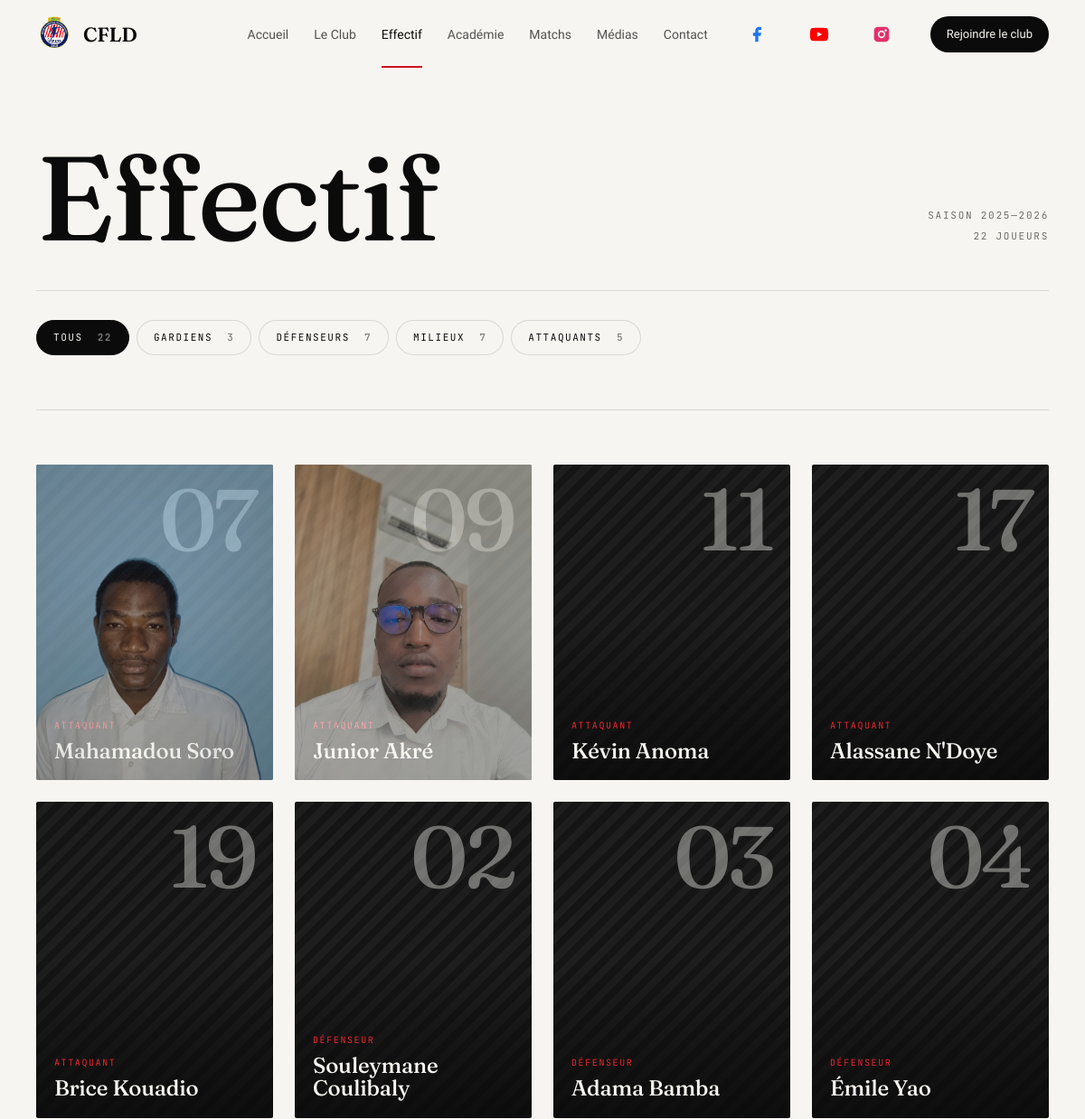
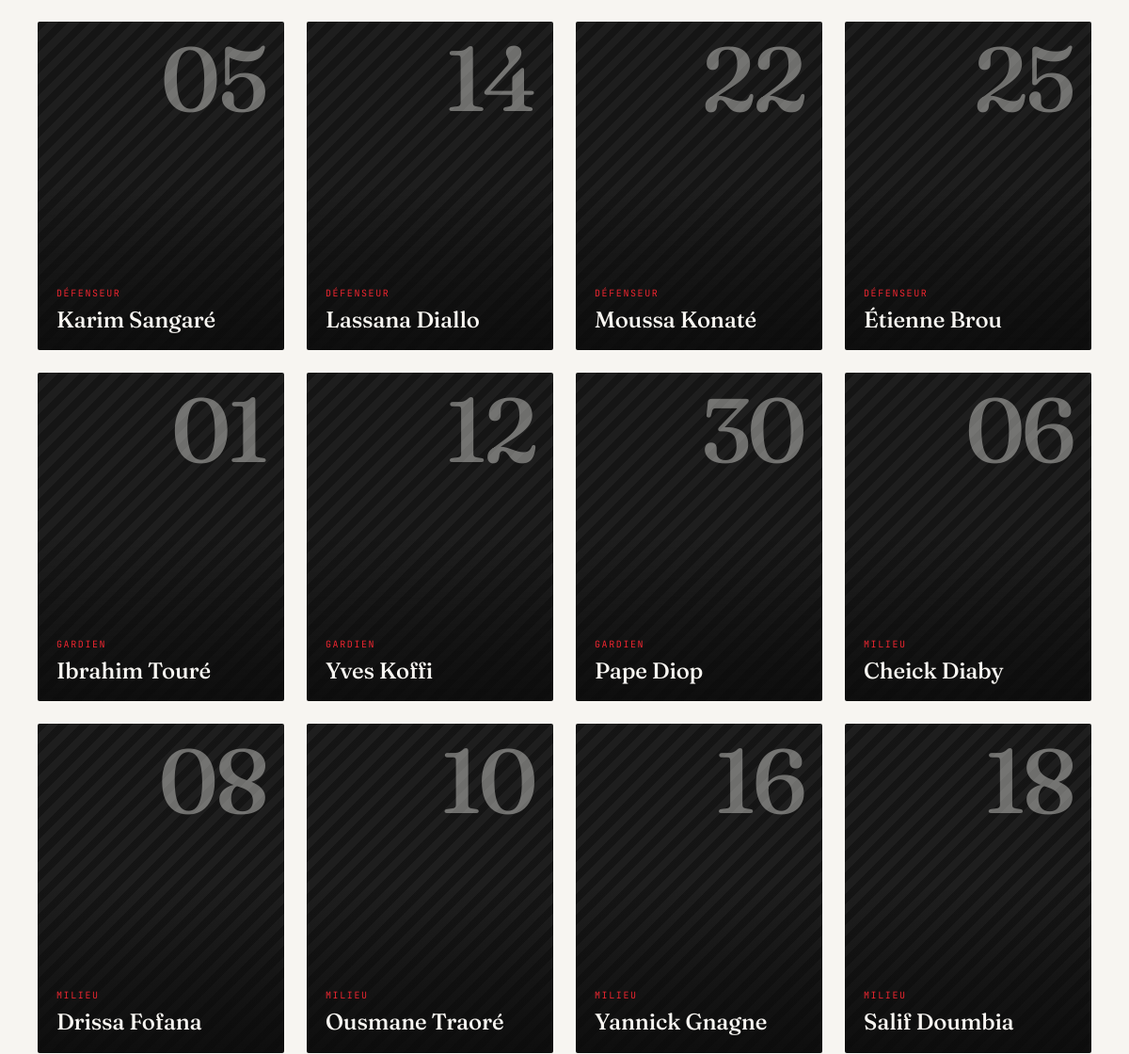
The page /effectif/ (upper part) on the database as committed earlier (2 pictures, top to bottom).
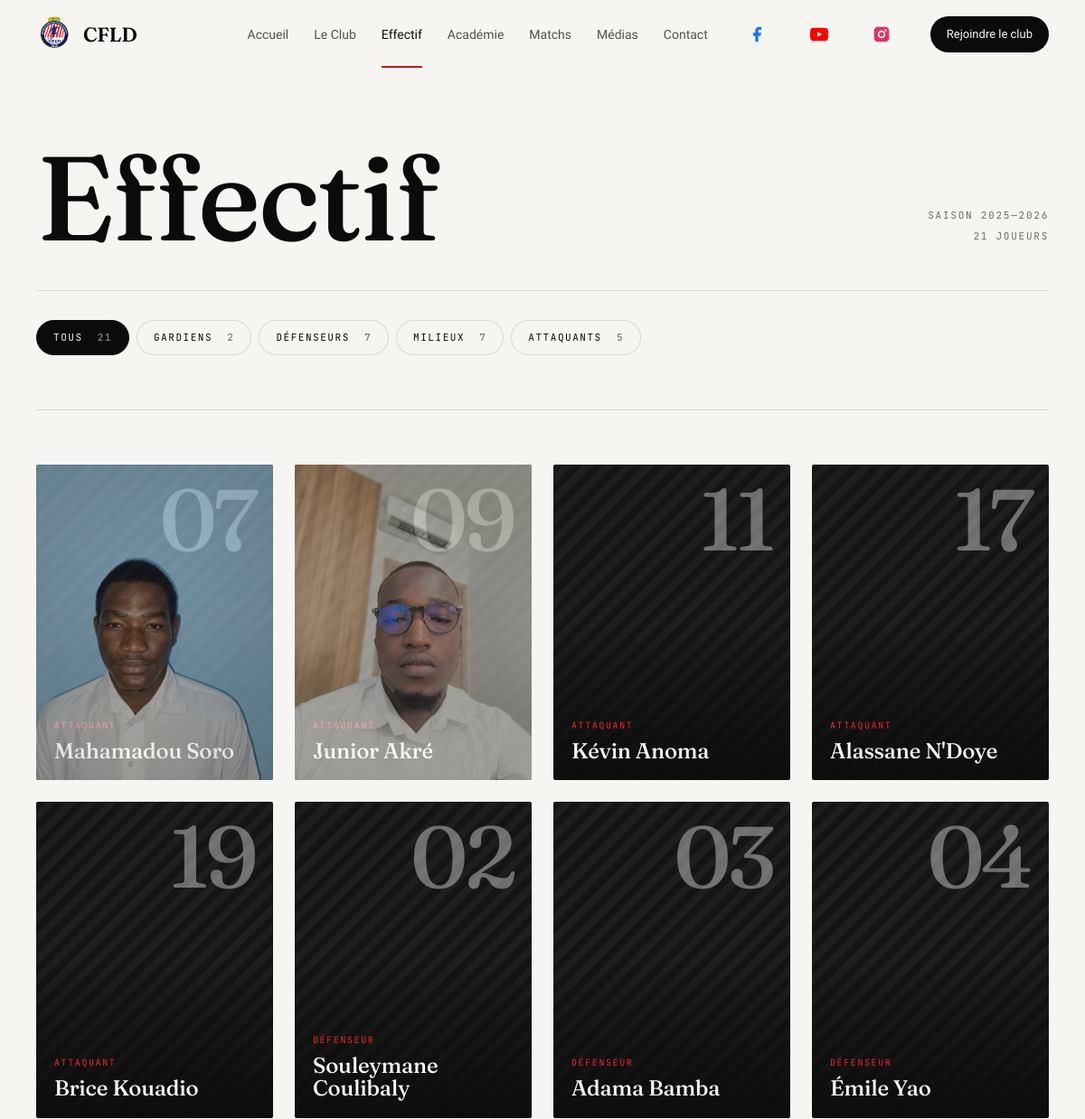
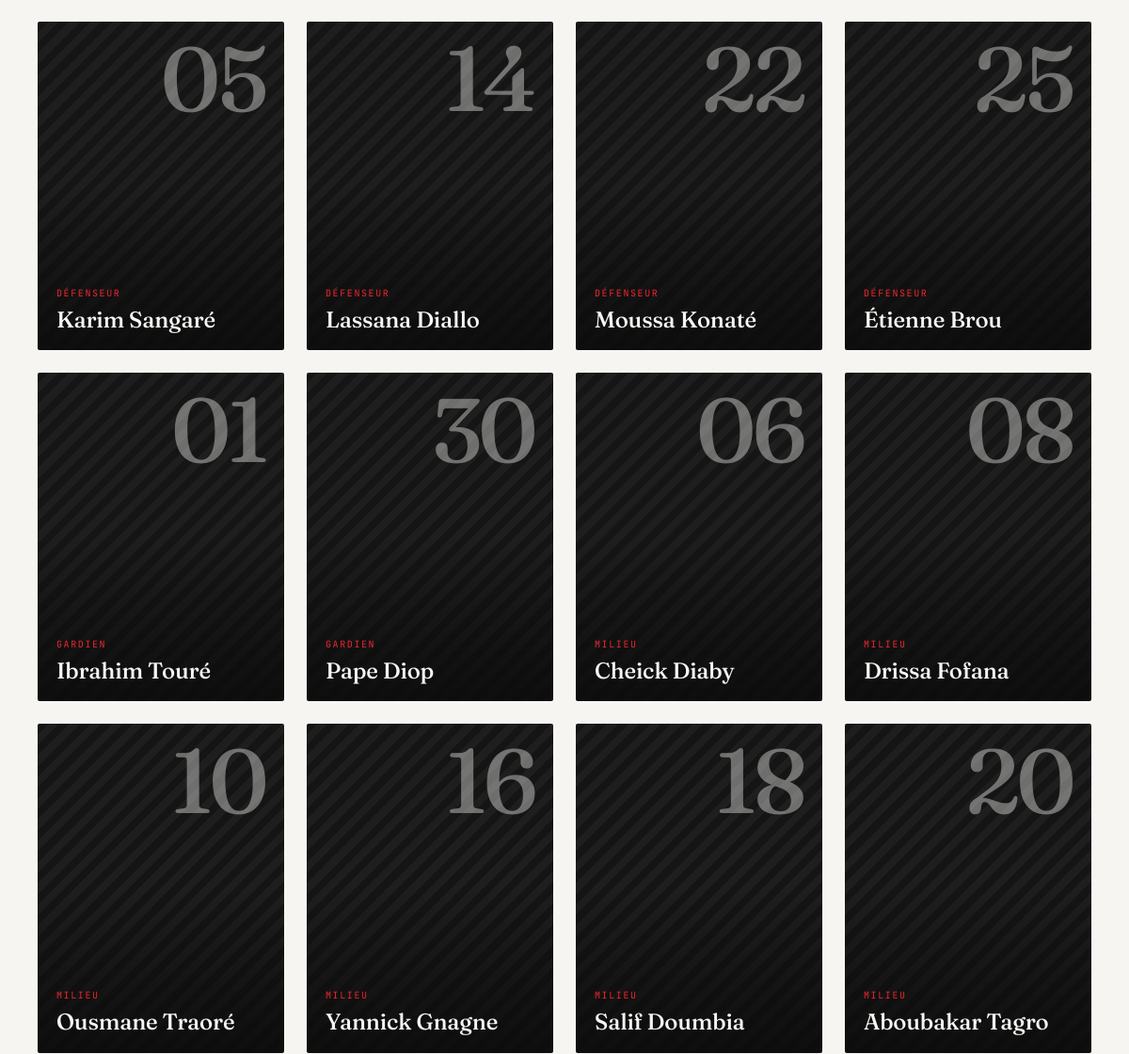
The same page on the database as committed later (2 pictures, top to bottom).
### effectif/models.py (models this page shows, shortened)
class Joueur(models.Model):
    POSTE_CHOICES = [
        ('GK', 'Gardien'),
        ('DEF', 'Défenseur'),
        ('MIL', 'Milieu'),
        ('ATT', 'Attaquant'),
    ]
    nom = models.CharField(max_length=100)
    prenom = models.CharField(max_length=100)
    numero = models.PositiveSmallIntegerField()
    poste = models.CharField(max_length=3, choices=POSTE_CHOICES)
    age = models.PositiveSmallIntegerField()
    matchs_joues = models.PositiveSmallIntegerField(default=0)
    buts = models.PositiveSmallIntegerField(default=0)
    nationalite = models.CharField(max_length=60, default="Côte d'Ivoire")
    photo = models.ImageField(upload_to='effectif/', blank=True, null=True)
    actif = models.BooleanField(default=True)
    class Meta:
        ordering = ['poste', 'numero']
        verbose_name = 'Joueur'
        verbose_name_plural = 'Joueurs'
    @property
    def nom_complet(self):
        return f"{self.prenom} {self.nom}"

### effectif/views.py (the view)
# urls.py: path('effectif/', include('effectif.urls')),
def effectif(request):
    poste = request.GET.get('poste', 'all')
    joueurs = Joueur.objects.filter(actif=True)
    if poste in ('GK', 'DEF', 'MIL', 'ATT'):
        joueurs = joueurs.filter(poste=poste)
    counts = {
        'all': Joueur.objects.filter(actif=True).count(),
        'GK': Joueur.objects.filter(actif=True, poste='GK').count(),
        'DEF': Joueur.objects.filter(actif=True, poste='DEF').count(),
        'MIL': Joueur.objects.filter(actif=True, poste='MIL').count(),
        'ATT': Joueur.objects.filter(actif=True, poste='ATT').count(),
    }
    return render(request, 'effectif/effectif.html', {
        'joueurs': joueurs,
        'poste_actif': poste,
        'counts': counts,
    })

### effectif/templates/effectif/effectif.html (shortened to what this page needs)
{% extends "base.html" %}
{% load static %}
{% block screen_label %}03 Effectif{% endblock %}
{% block content %}
<main class="page">
  <div class="page-title-spread">
    <h1>Effectif</h1>
    <div class="meta">
      <span>Saison 2025—2026</span>
      <span>{{ counts.all }} joueurs</span>
    </div>
  </div>
  <div class="filters" id="filters">
    <a href="?poste=all" class="filter-btn {% if poste_actif == 'all' %}active{% endif %}">
      Tous <span class="count">{{ counts.all }}</span>
    </a>
    <a href="?poste=GK" class="filter-btn {% if poste_actif == 'GK' %}active{% endif %}">
      Gardiens <span class="count">{{ counts.GK }}</span>
    </a>
    <a href="?poste=DEF" class="filter-btn {% if poste_actif == 'DEF' %}active{% endif %}">
      Défenseurs <span class="count">{{ counts.DEF }}</span>
    </a>
    <a href="?poste=MIL" class="filter-btn {% if poste_actif == 'MIL' %}active{% endif %}">
      Milieux <span class="count">{{ counts.MIL }}</span>
    </a>
    <a href="?poste=ATT" class="filter-btn {% if poste_actif == 'ATT' %}active{% endif %}">
      Attaquants <span class="count">{{ counts.ATT }}</span>
    </a>
  </div>
  <section class="roster">
    <div class="roster-grid" id="roster">
      {% for joueur in joueurs %}
      <div class="player"
           data-nom="{{ joueur.nom_complet }}"
           data-num="{{ joueur.numero|stringformat:'02d' }}"
           data-poste="{{ joueur.get_poste_display }}"
           data-age="{{ joueur.age }}"
           data-matchs="{{ joueur.matchs_joues }}"
           data-buts="{{ joueur.buts }}"
           data-nat="{{ joueur.nationalite }}"
           data-photo="{% if joueur.photo %}{{ joueur.photo.url }}{% endif %}"
           onclick="this.classList.toggle('flipped')">
        <div class="player-inner">
          <div class="player-face player-front">
            {% if joueur.photo %}
            <img class="player-front-img" src="{{ joueur.photo.url }}" alt="{{ joueur.nom_complet }}">
            {% endif %}
            <div class="player-num">{{ joueur.numero|stringformat:"02d" }}</div>
            <div class="player-info">
              <div class="pos">{{ joueur.get_poste_display }}</div>
              <h3>{{ joueur.prenom }} {{ joueur.nom }}</h3>
            </div>
          </div>
          <div class="player-face player-back">
            <div>
              <div class="head">
                <div class="num">{{ joueur.numero|stringformat:"02d" }}</div>
                <div class="pos">{{ joueur.get_poste_display }}</div>
              </div>
              <h3 style="margin-top:24px;">{{ joueur.prenom }} {{ joueur.nom }}</h3>
            </div>
            <div class="stats">
              <div><div class="s">Âge</div><div class="v">{{ joueur.age }}</div></div>
              <div><div class="s">Matchs</div><div class="v">{{ joueur.matchs_joues }}</div></div>
              <div><div class="s">Buts</div><div class="v">{{ joueur.buts }}</div></div>
            </div>
            <button class="profile-btn" onclick="event.stopPropagation(); openPlayerModal(this.closest('.player'))">
            </button>
          </div>
        </div>
      </div>
      {% empty %}
      <p style="color:var(--muted);font-family:var(--font-mono);font-size:13px;grid-column:1/-1;padding:40px 0;">
        Aucun joueur enregistré pour le moment. Ajoutez des joueurs via l'interface d'administration.
      </p>
      {% endfor %}
    </div>
  </section>
</main>
<div class="player-modal" id="player-modal" aria-hidden="true" role="dialog" aria-label="Profil joueur">
</div>
{% endblock %}

Rows that differ between the two databases and show on the page:
removed Joueur: numero "12", poste "GARDIEN", prenom "Yves", nom "Koffi"
now on this page (row unchanged): Joueur: numero "20", poste "MILIEU", prenom "Aboubakar", nom "Tagro"
Other text that changed with them:
{{ counts.all }}: "22" → "21"
{{ counts.GK }}: "3" → "2"
